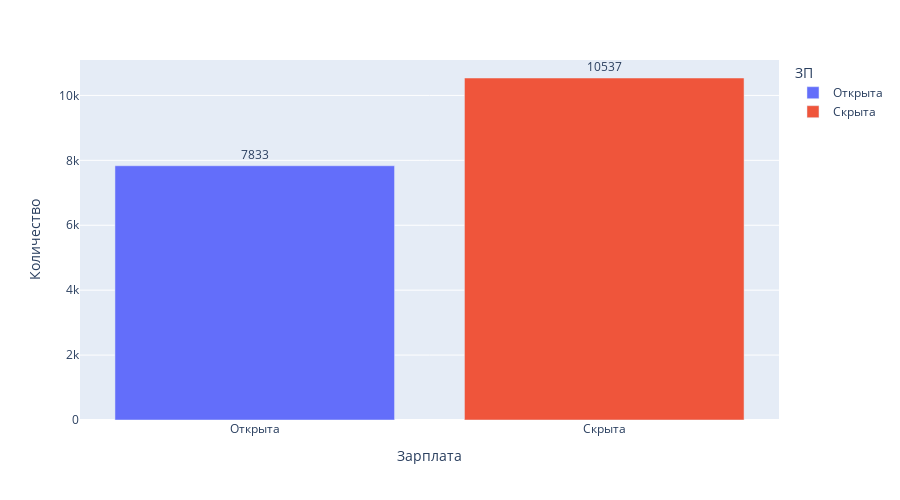

Write notebook code for a chart like this one.
### Code cell
fig = px.bar(salary_num_df,
             x="ЗП",
             y="Количество",
             text_auto="Количество",
             orientation="v",
             height=500,
             color='ЗП')

fig.update_layout(
    xaxis_title="Зарплата",
    yaxis_title="Количество",
    title_x=0.5 , # Выравнивание заголовка по центру
)

fig.update_traces(text=salary_num_df["Количество"], textposition="outside")

fig.show()

### Figure 1 — Plotly figure (JSON) as saved in the notebook; plotly's stock layout.template omitted (floating-point values rounded to 4 significant figures)
{"data": [{"alignmentgroup": "True", "hovertemplate": "ЗП=%{x}<br>Количество=%{y}<extra></extra>", "legendgroup": "Открыта", "marker": {"color": "#636efa", "pattern": {"shape": ""}}, "name": "Открыта", "offsetgroup": "Открыта", "orientation": "v", "showlegend": true, "text": [7833, 10537], "textposition": "outside", "texttemplate": "%{y:Количество}", "type": "bar", "x": ["Открыта"], "xaxis": "x", "y": [7833], "yaxis": "y"}, {"alignmentgroup": "True", "hovertemplate": "ЗП=%{x}<br>Количество=%{y}<extra></extra>", "legendgroup": "Скрыта", "marker": {"color": "#EF553B", "pattern": {"shape": ""}}, "name": "Скрыта", "offsetgroup": "Скрыта", "orientation": "v", "showlegend": true, "text": [7833, 10537], "textposition": "outside", "texttemplate": "%{y:Количество}", "type": "bar", "x": ["Скрыта"], "xaxis": "x", "y": [10537], "yaxis": "y"}], "layout": {"barmode": "relative", "height": 500, "legend": {"title": {"text": "ЗП"}, "tracegroupgap": 0}, "margin": {"t": 60}, "title": {"x": 0.5}, "xaxis": {"anchor": "y", "categoryarray": ["Открыта", "Скрыта"], "categoryorder": "array", "domain": [0, 1], "title": {"text": "Зарплата"}}, "yaxis": {"anchor": "x", "domain": [0, 1], "title": {"text": "Количество"}}}}
